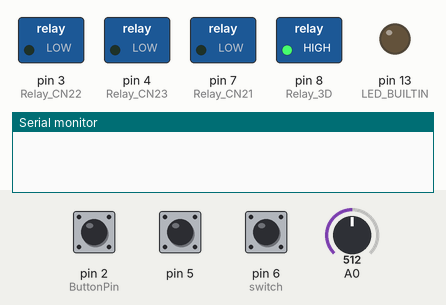
Simulated run of this sketch. Board: Arduino Uno, built with avr-gcc and run on an emulated ATmega328P. Parts: switched loads named in the sketch (green lamp = pin HIGH), output pins drawn as LEDs (lit = HIGH), the last lines printed to the serial monitor. The test bench sets the inputs (shaded band); at power-on: pin 2 (ButtonPin) LOW, A0 = 512, pin 5 HIGH, pin 6 (switch) HIGH.

Above: at 1.2 s.
1.3 s: pin 2 (ButtonPin) pulled HIGH for 1 s
At 2.7 s:
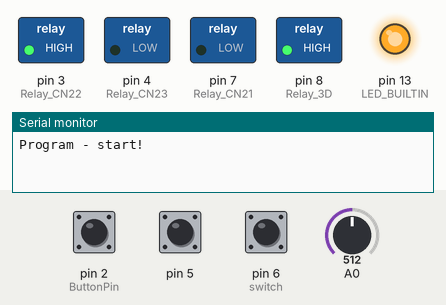
3.8 s: A0 set to 313
5.3 s: A0 set to 286
At 7.0 s:
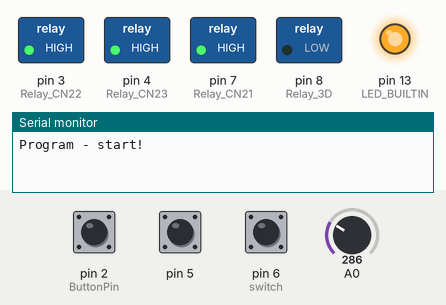
9.4 s: pin 5 pulled LOW for 1 s
At 12.0 s:
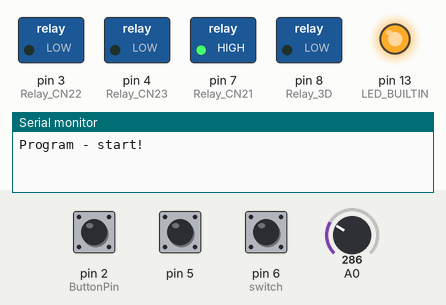
15.0 s: pin 5 pulled LOW for 3.2 s
At 16.2 s:
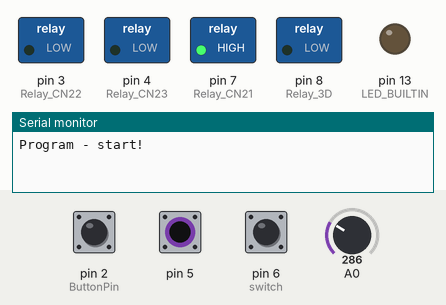
Timing chart, 0 to 20.5 s (numbered marks = the images above; inputs shaded):
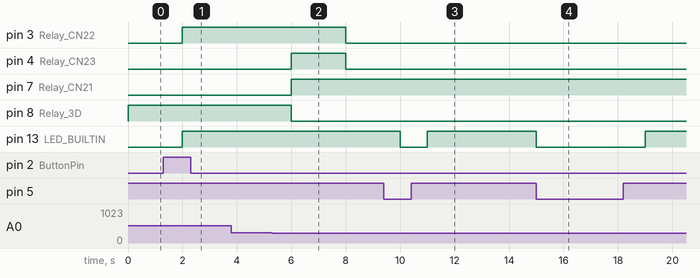

The sketch:

sketch.ino
```cpp
#define ButtonPin 2
#define Relay_CN23 4
#define Relay_CN22 3
#define Relay_CN21 7
#define Relay_3D 8

//------- STANY HAIER 8KW ---Zaczynamy w stanie 1! ---------
    bool CN23 = false;
    bool CN22 = false;
    bool CN21 = false;
    byte D3 = 0; // 0 = CWW  | 1 = Podłoga
//------------------------------------
bool heatingCO = true;
bool heatingCWU = true;

const float BETA = 3950; // do zmiany wartości analogowej na cyfrową.
float celsius;
byte button_on_off = 0; // button ON/OFF
int arduino_on_off = 1; //  1 = OFF  | 0 = ON  | 2 = start
int state = 1;
byte season; // 0 = summer | 1 = winter
char *polecenie[150];
int tempStart = 42;
int tempStop = 46;

void ShutDown(){ //state 1
  state = 1;
  CN23 = false;
  CN22 = false;
  CN21 = false;
  D3 = 0;
  Serial.println("Program - Shut down!");
}

void Start(){ //początek programu - tylko raz podczas uruchamiania - stan 2
  state = 2;
  arduino_on_off = 0;
  CN23 = false;
  CN22 = heatingCWU;
  CN21 = false;
  D3 = 0;
  Serial.println("Program - start!");
}

void setup() {
  Serial.begin(9600);
  pinMode(Relay_CN23, OUTPUT);  //Po prawej stronie również od najwyższego do najniższego.
  pinMode(Relay_CN22, OUTPUT);
  pinMode(Relay_CN21, OUTPUT);
  pinMode(Relay_3D, OUTPUT);
  pinMode(LED_BUILTIN, OUTPUT);
  pinMode(ButtonPin, INPUT);
  pinMode(5, INPUT_PULLUP);
  pinMode(6, INPUT_PULLUP);
}

void CWW(){ //stan 2
  state = 2;
  CN23 = false;
  CN22 = heatingCWU;
  CN21 = false;
  D3 = 0;
}

void Summer(){ // stan 3
state = 3;
  CN23 = true;
  CN22 = false;
  CN21 = false;
  D3 = 0;
  if(celsius < tempStart){
    CWW();
  }
}

void Winter(){ //stan 4
state = 4;
  CN23 = true;
  CN22 = heatingCWU;
  CN21 = true;
  D3 = 1;
}

void Floor(){ //stan 5
state = 5;
  CN23 = false;
  CN22 = false;
  CN21 = true;
  D3 = 1;
  if(celsius < tempStart){
     CWW();
  }
}


void Relay(){  //Zmiana na przekaźnikach
if(CN23 == true){
     digitalWrite(Relay_CN23, HIGH);
  }else{
    digitalWrite(Relay_CN23, LOW);
  }

  if(CN22 == true){
     digitalWrite(Relay_CN22, HIGH);
  }else{
    digitalWrite(Relay_CN22, LOW);
  }

  if(CN21 == true){
     digitalWrite(Relay_CN21, HIGH);
  }else{
    digitalWrite(Relay_CN21, LOW);
  }

  if(D3 == 0){
     digitalWrite(Relay_3D, HIGH);
  }else{
    digitalWrite(Relay_3D, LOW);
  }
}

void program(){ //Program który się uruchamia wtw, gdy arduino jest "włączone"
  int analogValue = analogRead(A0);
  celsius = 1 / (log(1 / (1023. / analogValue - 1)) / BETA + 1.0 / 298.15) - 273.15;
  if (state == 2){
    CWW();
        if ((season == 0 || (heatingCO == false && season == 1)) && celsius > tempStop) {
            state = 3;
            Summer();
        }
        else if ((season == 1 && heatingCO == true) && celsius > tempStop){
            state = 4;
            Winter();

        }
  }
  else if (state == 3){
      Summer();
  }
  else if (state == 4){
      Winter();

      state = 5;
  }
  else if (state == 5){
      Floor();
  }
  else{
    CWW();
  }
}

void parser(char *buffer){

char * pojedyncze_slowo = strtok (buffer," \n\t");
	int indeks=0;
	while(1){
		if(pojedyncze_slowo==NULL){
			break;
		}
		else{
			polecenie[indeks]=pojedyncze_slowo;
			indeks=indeks+1;
			pojedyncze_slowo=strtok(NULL," \n\t");
			polecenie[indeks]=NULL;
		}
	}
}

void change(){


     if((strcmp(polecenie[0],"data")==0)&&(polecenie[1]==NULL)){
      Serial.print("Season: ");
      Serial.println(season);
      Serial.print("State: ");
      Serial.println(state);
      Serial.print("CN23:");
      Serial.println(CN23);
      Serial.print("CN22:");
      Serial.println(CN22);
      Serial.print("CN21:");
      Serial.println(CN21);
      Serial.print("D3:");
      Serial.println(D3);
      Serial.print("Temp: ");
      Serial.println(celsius);
		}
		else if((strcmp(polecenie[0],"hotwater")==0)&&(strcmp(polecenie[1],"start")==0)&&(polecenie[2]==NULL)){
      heatingCWU = true;
      if(celsius < tempStop){
        CWW();
      }
      Serial.println("\nWŁĄCZENIE OGRZEWANIA CWU\n");

		}
    else if((strcmp(polecenie[0],"hotwater")==0)&&(strcmp(polecenie[1],"start")==0)&&(strcmp(polecenie[2],"temp")==0)&&(polecenie[3]==NULL)){
    Serial.println(tempStart);
		}
    else if((strcmp(polecenie[0],"hotwater")==0)&&(strcmp(polecenie[1],"start")==0)&&(strcmp(polecenie[2],"temp")==0)&&(polecenie[3] == (int)polecenie[3])&&(polecenie[4]==NULL)){
			char a = (polecenie[3][0]);
      char b = (polecenie[3][1]);
      int ia = a - '0';
      int ib = b - '0';
      int number = ia * 10 + ib;
      if(number<tempStop){

      tempStart = number;
      Serial.println("\nTemperatura zmieniona\n");
		}else{
      Serial.println("\nOperacja niemożliwa - temperatura powinna być mniejsza niż tempStop: ");
      Serial.print(tempStop);
      Serial.println("");
    }}
    else if((strcmp(polecenie[0],"hotwater")==0)&&(strcmp(polecenie[1],"stop")==0)&&(polecenie[2]==NULL)){
      heatingCWU = false;
      Serial.println("\nWYŁĄCZENIE OGRZEWANIA CWU\n");

		}
    else if((strcmp(polecenie[0],"hotwater")==0)&&(strcmp(polecenie[1],"stop")==0)&&(strcmp(polecenie[2],"temp")==0)&&(polecenie[3]==NULL)){
      Serial.println("");
      Serial.println(tempStop);
		}
    else if((strcmp(polecenie[0],"hotwater")==0)&&(strcmp(polecenie[1],"stop")==0)&&(strcmp(polecenie[2],"temp")==0)&&(polecenie[3] == (int)polecenie[3])&&(polecenie[4]==NULL)){
			char a = (polecenie[3][0]);
      char b = (polecenie[3][1]);
      int ia = a - '0';
      int ib = b - '0';
      int number = ia * 10 + ib;
      if(number>tempStart){

      tempStop = number;
      Serial.println("\nTemperatura zmieniona\n");
			}else{
      Serial.println("\nOperacja niemożliwa - temperatura powinna być większa niż tempStart: \n");
      Serial.print(tempStart);
      Serial.println("");
    }
		}
    else if((strcmp(polecenie[0],"hotwater")==0)&&(strcmp(polecenie[1],"temp")==0)&&(polecenie[2]==NULL)){
      Serial.println("");
      Serial.println(celsius);
		}
    else if((strcmp(polecenie[0],"heating")==0)&&(strcmp(polecenie[1],"start")==0)&&(polecenie[2]==NULL)){
    heatingCO = true;
    if (state == 3 && season == 1){
      Winter();
    }
    Serial.println("\nHeatingCO mode started\n");
		}
    else if((strcmp(polecenie[0],"heating")==0)&&(strcmp(polecenie[1],"stop")==0)&&(polecenie[2]==NULL)){
    heatingCO = false;
    if(state == 4 || state == 5){
      Summer();
    }
  Serial.println("\nHeatingCO mode stoped\n");
}
else{Serial.println("\nBłędne polecenie!\n");}
}

void loop() {
   season = digitalRead((6));
   button_on_off = digitalRead(ButtonPin);
   if(button_on_off == HIGH){
        arduino_on_off++;
        if(arduino_on_off == 1){
          ShutDown();
          return;
        }

        if(arduino_on_off == 2){
          Start();
        }
   }

  if(arduino_on_off == 0){
        program();
        digitalWrite(LED_BUILTIN, digitalRead((5)));
    }
  Relay();

   String str = Serial.readString();
   if (str != ""){
   char buffer [str.length() + 1];
   str.toCharArray(buffer, buffer);
   parser(buffer);
   change();}

}
```

Measured:
- the behaviour switches between 302 and 301 on A0 (found by bisection; images 1 and 2)
- after the input at 1.3 s, pin 3 (Relay_CN22), pin 13 (LED_BUILTIN): LOW → HIGH after 0.70 s
- after the input at 3.8 s, every drawn part: stays the same
- after the input at 5.3 s, pin 3 (Relay_CN22): HIGH → LOW after 2.7 s; pin 4 (Relay_CN23): LOW → HIGH after 0.70 s, → LOW 2.0 s later; pin 7 (Relay_CN21): LOW → HIGH after 0.70 s; pin 8 (Relay_3D): HIGH → LOW after 0.70 s
- after the input at 9.4 s, pin 13 (LED_BUILTIN): HIGH → LOW after 0.60 s, → HIGH 1.0 s later
- after the input at 15.0 s, pin 13 (LED_BUILTIN): HIGH → LOW at once, → HIGH 4.0 s later
